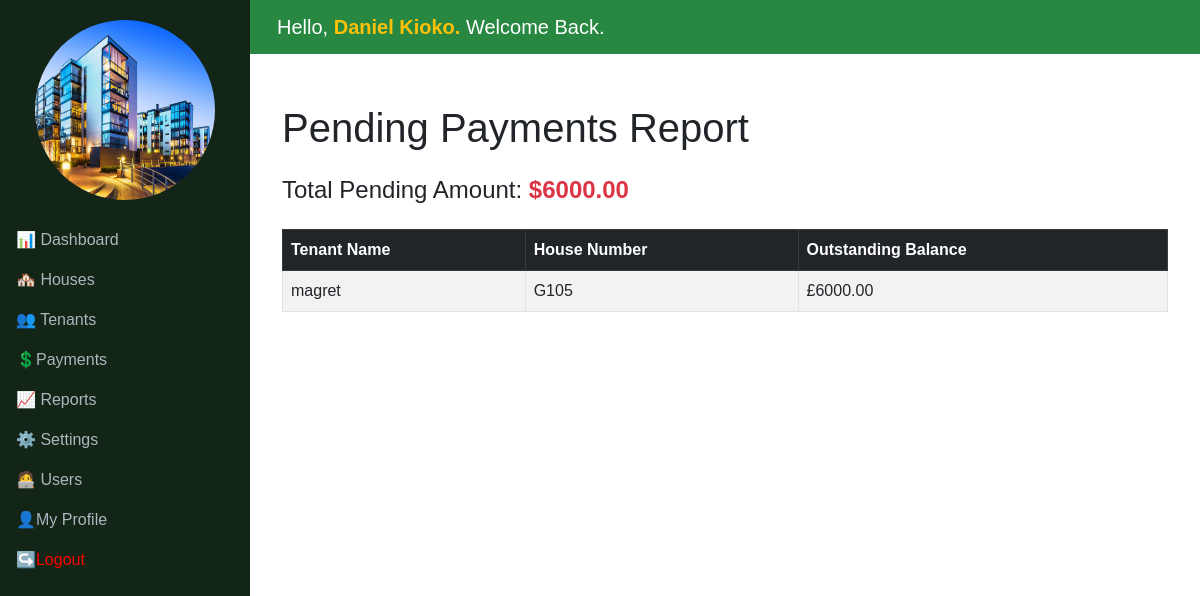
The page /rentals/reports/overdue/ (signed in) on the database its author committed.
### authentication/models.py (models this page shows, shortened)
class User(AbstractUser):
    email = models.EmailField(unique=True)
    USERNAME_FIELD = 'email'
    REQUIRED_FIELDS = ['username']  # Username is still required

### rentals/models.py (models this page shows, shortened)
class Tenant(models.Model):
    name = models.CharField(max_length=255)
    phone = models.CharField(max_length=15)
    house = models.OneToOneField('House', on_delete=models.CASCADE, unique=True)
    date_joined = models.DateField(auto_now_add=True)
    def outstanding_balance(self):
        months_since_joining = (date.today().year - self.date_joined.year) * 12 + date.today().month - self.date_joined.month
        total_due = months_since_joining * self.house.monthly_rent
        total_paid = Payment.objects.filter(tenant=self).aggregate(total=Sum('amount_paid'))['total'] or Decimal('0.00')
        return total_due - total_paid

class House(models.Model):
    HOUSE_TYPES = [
        ('Bedsitter', 'Bedsitter'),
        ('One Bedroom', 'One Bedroom'),
        ('Two Bedroom', 'Two Bedroom'),
        ('Three Bedroom', 'Three Bedroom'),
    ]
    number = models.CharField(max_length=20, unique=True)
    house_type = models.CharField(max_length=50, choices=HOUSE_TYPES)
    monthly_rent = models.DecimalField(max_digits=10, decimal_places=2)
    is_occupied = models.BooleanField(default=False)

### rentals/views.py (the view)
# urls.py: path('reports/overdue/', OverdueRentalsReportView.as_view(), name='overdue-rentals-report'),
class OverdueRentalsReportView(LoginRequiredMixin, TemplateView):
    template_name = 'overdue-rentals-report.html'
    def get_context_data(self, **kwargs):
        context = super().get_context_data(**kwargs)
        tenants_with_outstanding_balance = []
        total_overdue_balance = Decimal('0.00')  # Initialize total overdue balance
        for tenant in Tenant.objects.all():
            outstanding_balance = tenant.outstanding_balance()
            if outstanding_balance > 0:
                tenants_with_outstanding_balance.append({
                    'name': tenant.name,
                    'house': tenant.house.number,
                    'outstanding_balance': outstanding_balance
                })
                total_overdue_balance += outstanding_balance  # Add to total overdue balance
        context['tenants'] = tenants_with_outstanding_balance
        context['total_overdue_balance'] = total_overdue_balance
        return context

### rentals/templates/overdue-rentals-report.html
{% extends 'base.html' %}
{% block content %}
  <div class="container">
    <h1 class="my-4">Pending Payments Report</h1>
    <h4>Total Pending Amount:<strong class="text-danger"> ${{ total_overdue_balance }}</strong></h4>
    <table class="table table-striped table-bordered mt-4">
      <thead class="table-dark">
        <tr>
          <th>Tenant Name</th>
          <th>House Number</th>
          <th>Outstanding Balance</th>
        </tr>
      </thead>
      <tbody>
        {% for tenant in tenants %}
          <tr>
            <td>{{ tenant.name }}</td>
            <td>{{ tenant.house }}</td>
            <td>£{{ tenant.outstanding_balance }}</td>
          </tr>
        {% empty %}
          <tr>
            <td colspan="3" class="text-center">No tenants with an outstanding balance.</td>
          </tr>
        {% endfor %}
      </tbody>
    </table>
  </div>
{% endblock %}

### rentals/templates/base.html (shortened to what this page needs)
<!DOCTYPE html>
<html lang="en">
<head>
    <link href="https://cdn.jsdelivr.net/npm/bootstrap@5.3.0-alpha1/dist/css/bootstrap.min.css" rel="stylesheet">
    <link href="https://cdnjs.cloudflare.com/ajax/libs/font-awesome/5.15.4/css/all.min.css" rel="stylesheet">
    {% load static %}
</head>
<body>
    <nav class="sidebar col-md-3 col-lg-2 d-md-block">
        <div class="logo">
            <img src="{% static "images/logo.png" %}" alt="Logo">
        </div>
        {% with current=request.resolver_match.url_name %}
        <ul class="nav flex-column">
            <li class="nav-item">
                <a class="nav-link {% if current == 'dashboard' %}active{% endif %}" href="{% url "rentals:dashboard" %}"> 📊 Dashboard</a>
            </li>
            <li class="nav-item">
                <a class="nav-link {% if current == 'houses' %}active{% endif %}" href="{% url "rentals:houses" %}"> 🏘️ Houses</a>
            </li>
            <li class="nav-item">
                <a class="nav-link {% if current == 'tenants' %}active{% endif %}" href="{% url "rentals:tenants" %}"> 👥 Tenants</a>
            </li>
            <li class="nav-item">
                <a class="nav-link {% if current == 'payments' %}active{% endif %}" href="{% url "rentals:payments" %}">💲Payments</a>
            </li>
            <li class="nav-item">
                <a class="nav-link {% if current == 'reports' %}active{% endif %}" href="{% url "rentals:reports" %}">  📈 Reports</a>
            </li>
            <li class="nav-item">
                <a class="nav-link {% if current == 'settings' %}active{% endif %}" href="{% url "rentals:settings" %}"> ⚙️ Settings</a>
            </li>
            <li class="nav-item">
                {% if user.is_superuser %}
                <a class="nav-link {% if current == 'users' %}active{% endif %}" href="{% url "rentals:users" %}"> 🧑‍💻 Users</a>
                {% else %}
                <a class="nav-link" href="#" onclick="alert('You do not have permission to access the User Management page. Only administrators can manage users.'); return false;"> 🧑‍💻 Users</a>
                {% endif %}
            </li>
            <li class="nav-item">
                <a class="nav-link {% if current == 'profile' %}active{% endif %}" href="{% url "rentals:profile" %}">👤My Profile</a>
            </li>
            <li class="nav-item">
                <form method="post" action="{% url 'auth:logout' %}" style="display: inline;">
                    <button type="submit" class="nav-link" style="background: none; border: 1px; padding: none; color: red; text-decoration: none;">↪️Logout</button>
                </form>
            </li>
        </ul>
        {% endwith %}
    </nav>
    <header class="header">
        <div class="container-fluid d-flex justify-content-between align-items-left">
            <h5 class="m-0">Hello, <b class="text-warning">{{ request.user.first_name }} {{ request.user.last_name }}. </b>Welcome Back.</h5>
        </div>
    </header>
    <main class="main-content">
        {% block content %}{% endblock %}
    </main>
</body>
</html>

### rentals/templates/base.html (style rules this page uses)
body { margin: 0; font-family: Arial, sans-serif; }
.sidebar { width: 250px; height: 100vh; position: fixed; top: 0; left: 0; background-color: rgb(18, 37, 23); color: #fff; }
.sidebar .nav-link { color: #adb5bd; }
.sidebar .logo { text-align: center; padding: 20px 0; }
.sidebar .logo img { width: 180px; height: 180px; border-radius: 50%; }
.header { background-color:rgb(40, 136, 66); color: #fff; padding: 15px; position: fixed; top: 0; left: 250px; right: 0; z-index: 1030; }
.main-content { margin-top: 60px; margin-left: 250px; padding: 20px; }

### rows shown on the page
User: user.first_name "Daniel", user.last_name "Kioko"
Tenant: name "magret"
House: house "G105"

### other values the page prints
{{ total_overdue_balance }} "6000.00"
{{ tenant.outstanding_balance }} "6000.00"
